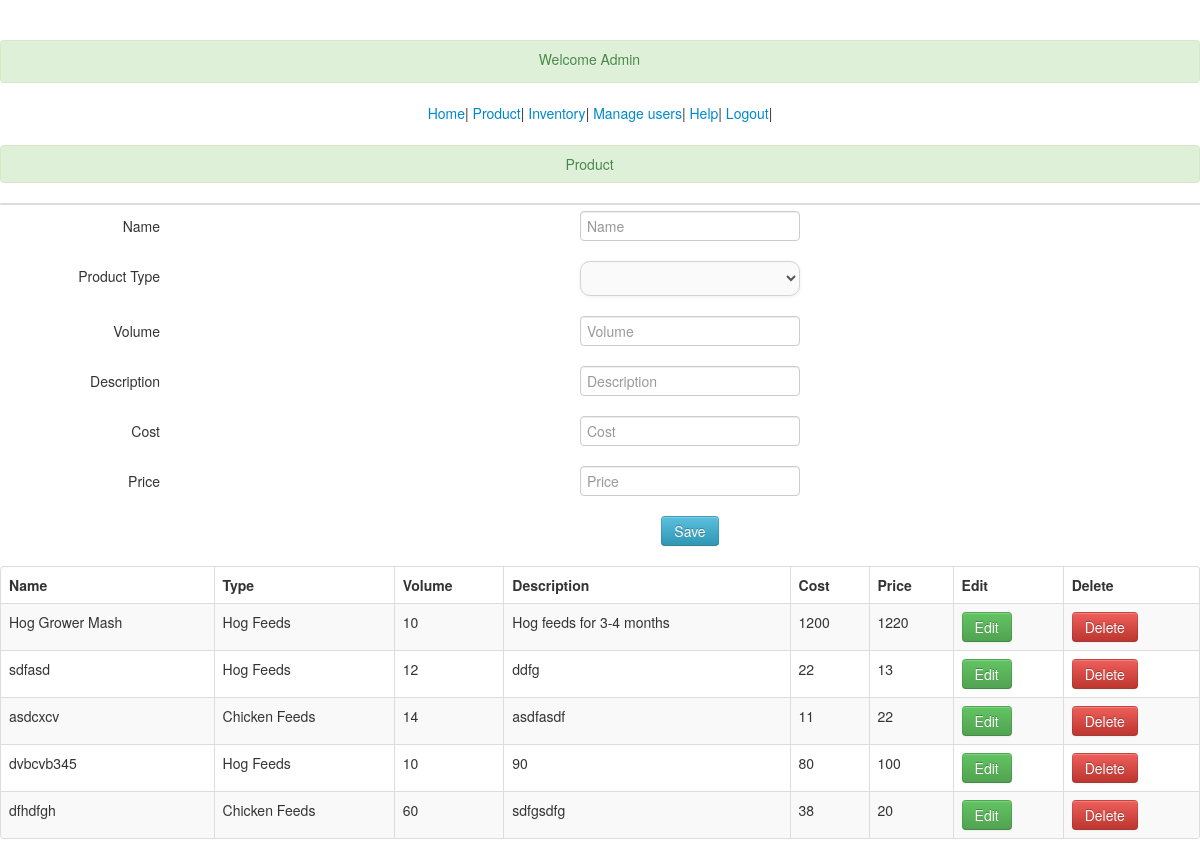
Page /admin/product.php (signed in) on the committed database.
### tables this page shows
CREATE TABLE IF NOT EXISTS `product` (
  `product_id` int(11) NOT NULL AUTO_INCREMENT,
  `product_name` varchar(100) NOT NULL,
  `product_type_id` int(11) NOT NULL,
  `product_volume` int(11) NOT NULL,
  `product_description` varchar(200) NOT NULL,
  `product_cost` int(11) NOT NULL,
  `product_price` int(11) NOT NULL,
  PRIMARY KEY (`product_id`)
);

CREATE TABLE IF NOT EXISTS `type` (
  `type_id` int(11) NOT NULL AUTO_INCREMENT,
  `type_name` varchar(50) NOT NULL,
  `type_description` varchar(200) NOT NULL,
  PRIMARY KEY (`type_id`)
);

### admin/product.php (the view, shortened to what this page needs)
<?php include('../db.php');
include('header.php');
?>
	<body>
	<center>
			<div id="container">
			<div id="header">
				<div class="alert alert-success"><label>Welcome Admin</label></div>
			</div>
			<table>
				<thead>
					<td>
						<tr><a href="index.php">Home</a>  |  </tr>
						<tr><a href="product.php">Product</a>  |  </tr>
						<tr><a href="inventory.php">Inventory</a>  |  </tr>
						<tr><a href="manageuser.php">Manage users</a>  |  </tr>
						<tr><a href="help.php">Help</a>  |  </tr>
						<tr><a href="../logout.php">Logout</a>  |  </tr>
					</td>
				</thead>
			</table>
			<br>
		<div class="row-fluid">
        <div class="span12">
		<table class="table table-bordered">
			<div class="alert alert-success">Product</div>
		</table>
				<form class="form-horizontal" method="POST">
				<div class="control-group">
				<label class="control-label" for="inputEmail">Name</label>
				<div class="controls">
				<input type="text" id="product_name" name="product_name" placeholder="Name" required>
				</div>
				</div>
				<div class="control-group">
							<label class="control-label" for="inputEmail">Product Type</label>
							<div class="controls">
								<select id="product_type" name="product_type" required>
									<option></option>
								<?php
								$query=mysql_query("select * from type");
								while($row=mysql_fetch_array($query))
								 { ?>
									<option value="<?php echo $row['type_id'];?>"> <?php echo $row['type_name'];?> </option>
									<?php } ?>
								</select>
							</div>
				</div>
				<div class="control-group">
				<label class="control-label" for="inputEmail">Volume</label>
				<div class="controls">
				<input type="text" id="product_volume" name="product_volume" placeholder="Volume" required>
				</div>
				</div>
				<div class="control-group">
				<label class="control-label" for="inputEmail">Description</label>
				<div class="controls">
				<input type="text" id="product_description" name="product_description" placeholder="Description" required>
				</div>
				</div>
				<div class="control-group">
				<label class="control-label" for="inputEmail">Cost</label>
				<div class="controls">
				<input type="text" id="product_cost" name="product_cost" placeholder="Cost" required>
				</div>
				</div>
				<div class="control-group">
				<label class="control-label" for="inputEmail">Price</label>
				<div class="controls">
				<input type="text" id="product_price" name="product_price" placeholder="Price" required>
				</div>
				</div>
				<div class="control-group">
				<div class="controls">
				<button type="submit" name="register" class="btn btn-info">Save</button>
				</div>
				</div>
				</form>
				<table cellpadding="0" cellspacing="0" border="0" class="table table-striped table-bordered" id="example">
					<thead>
						<tr>
						<th>Name</th>
						<th>Type</th>
						<th>Volume</th>
						<th>Description</th>
						<th>Cost</th>
						<th>Price</th>
						<th>Edit</th>
						<th>Delete</th>
						</tr>
					</thead>
					<tbody>
						<?php
						$query=mysql_query("select product.product_id,product.product_name,product.product_type_id,product.product_volume,product.product_description,product.product_cost,product.product_price,type.type_id,type.type_name FROM product, type WHERE product.product_type_id = type.type_id")or die(mysql_error());
						while($row=mysql_fetch_array($query)){
						?>
						<tr>
						<td><?php echo $row[1]; ?></td>
						<td><?php echo $row[8]; ?></td>
						<td><?php echo $row[3]; ?></td>
						<td><?php echo $row[4]; ?></td>
						<td><?php echo $row[5]; ?></td>
						<td><?php echo $row[6]; ?></td>
						<td><a class="btn btn-success" href="edit_product.php<?php echo '?id='.$row['product_id']; ?>">Edit</a></td>
						<td><a class="btn btn-danger" href="delete_product.php<?php echo '?id='.$row['product_id']; ?>">Delete</a></td>
						</tr>
						<?php } ?>
					</tbody>
				</table>
	</div>
	</center>
	</body>
</html>

### rows in the picture
product: product_name "Hog Grower Mash", type.type_name "Hog Feeds", product_volume "10", product_description "Hog feeds for 3-4 months", product_cost "1200", product_price "1220"
product: product_name "sdfasd", type.type_name "Hog Feeds", product_volume "12", product_description "ddfg", product_cost "22", product_price "13"
product: product_name "asdcxcv", type.type_name "Chicken Feeds", product_volume "14", product_description "asdfasdf", product_cost "11", product_price "22"
product: product_name "dvbcvb345", type.type_name "Hog Feeds", product_volume "10", product_description "90", product_cost "80", product_price "100"
product: product_name "dfhdfgh", type.type_name "Chicken Feeds", product_volume "60", product_description "sdfgsdfg", product_cost "38", product_price "20"
